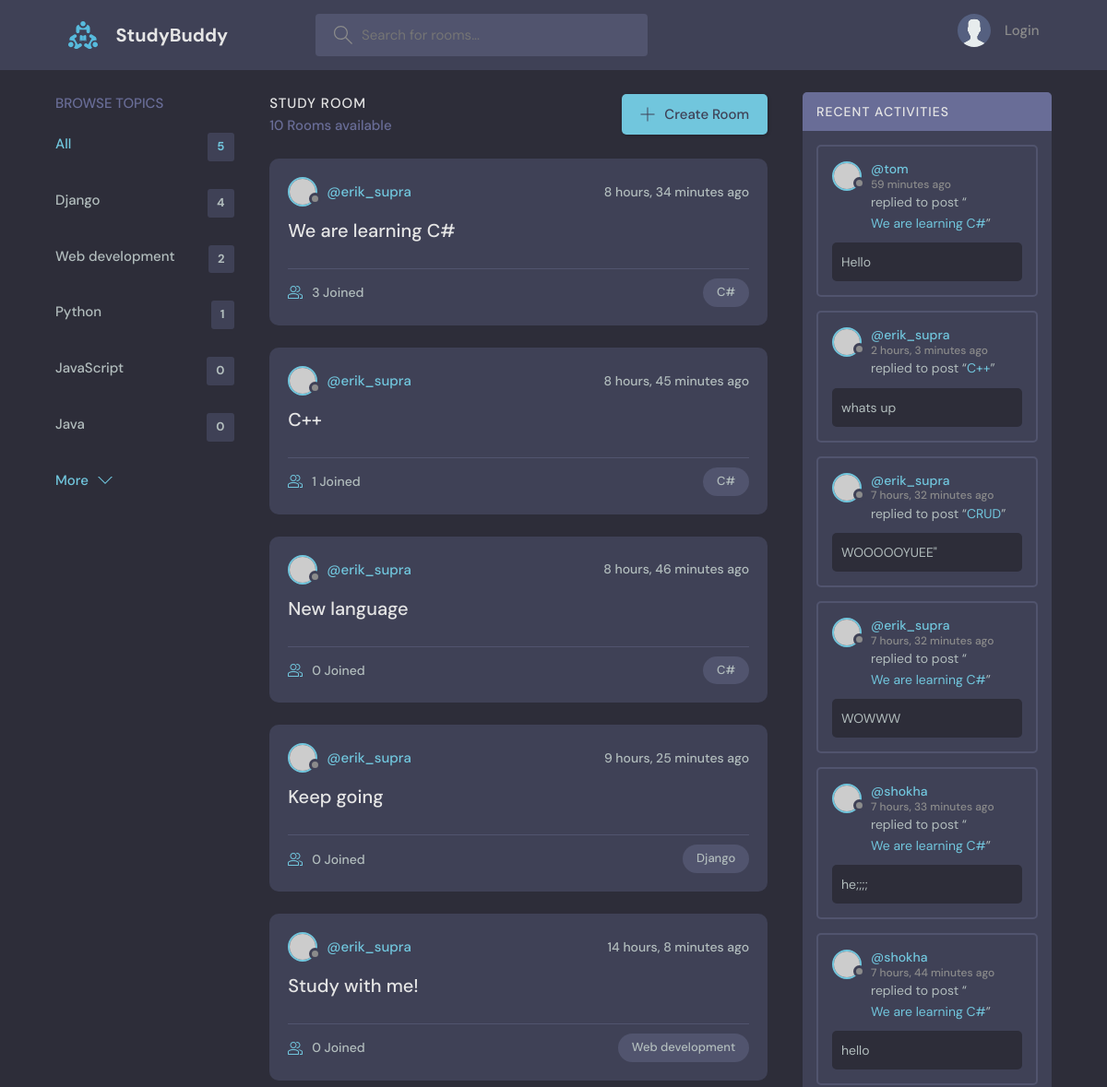
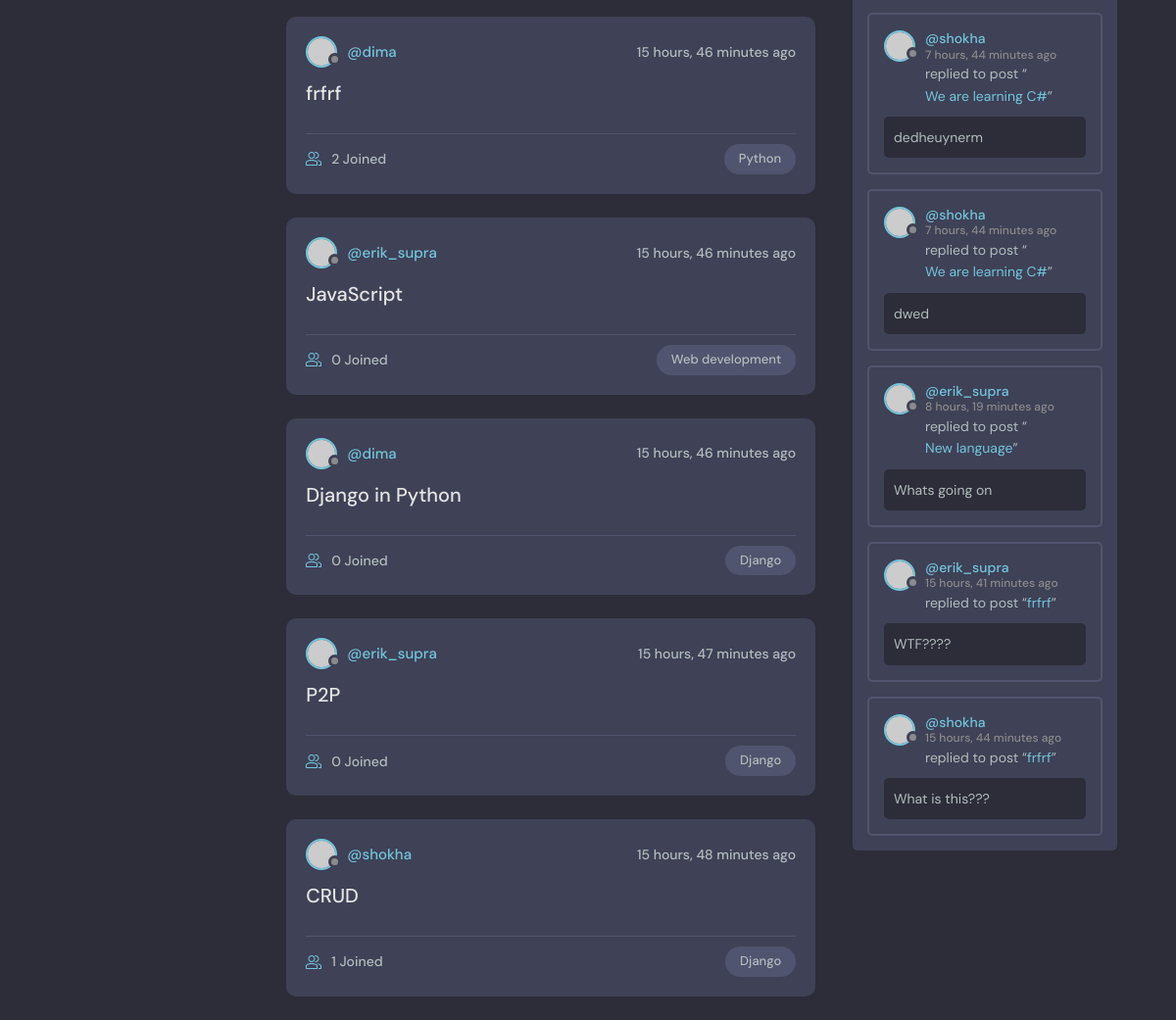
The page / on the database its author committed (2 pictures, top to bottom).
### base/models.py (models this page shows, shortened)
class Topic(models.Model):
    name = models.CharField(max_length=200)

class Room(models.Model):
    host = models.ForeignKey(User, on_delete=models.SET_NULL, null=True)
    topic = models.ForeignKey(Topic, on_delete=models.SET_NULL, null=True)
    name = models.CharField(max_length=200)
    description = models.TextField(null=True, blank=True)
    participants = models.ManyToManyField(User, related_name='participants', blank=True)
    update = models.DateTimeField(auto_now=True)
    created = models.DateTimeField(auto_now_add=True)
    class Meta:
        ordering = ['-update', '-created']
    def __str__(self) -> str:
        return self.name

class Message(models.Model):
    user = models.ForeignKey(User, on_delete=models.CASCADE)
    room = models.ForeignKey(Room, on_delete=models.CASCADE)
    body = models.TextField()
    update = models.DateTimeField(auto_now=True)
    created = models.DateTimeField(auto_now_add=True)
    class Meta:
        ordering = ['-update', '-created']

### base/views.py (the view)
# urls.py: path('', views.home, name="home"),
def home(request):
    q = request.GET.get('q') if request.GET.get('q') != None else ''
    rooms = Room.objects.filter(
        Q(topic__name__icontains=q) |
        Q(name__icontains=q) |
        Q(description__icontains=q)
        )
    topics = Topic.objects.all()[0:5]
    room_count = rooms.count()
    room_messages = Message.objects.filter(Q(room__topic__name__icontains=q))
    context = {'rooms': rooms, 'topics': topics,
               'room_count': room_count, 'room_messages': room_messages}
    return render(request, 'base/home.html', context)

### base/templates/base/home.html (shortened to what this page needs)
{% extends 'main.html' %}
{% block content %}
<main class="layout layout--3">
      <div class="container">
        {% include 'base/topics_component.html' %}
        <div class="roomList">
          <div class="roomList__header">
            <div>
              <h2>Study Room</h2>
              <p>{{room_count}}  Rooms available</p>
            </div>
            <a class="btn btn--main" href="{% url 'create-room' %}">
              <svg version="1.1" xmlns="http://www.w3.org/2000/svg" width="32" height="32" viewBox="0 0 32 32">
                <title>add</title>
                <path
                  d="M16.943 0.943h-1.885v14.115h-14.115v1.885h14.115v14.115h1.885v-14.115h14.115v-1.885h-14.115v-14.115z"
                ></path>
              </svg>
              Create Room
            </a>
          </div>
          {% include 'base/feed_component.html' %}
        </div>
        {% include 'base/activity_component.html' %}
      </div>
    </main>
{% endblock content %}

### base/templates/base/topics_component.html
<div class="topics">
    <div class="topics__header">
      <h2>Browse Topics</h2>
    </div>
    <ul class="topics__list">
      <li>
        <a href="{% url 'home' %}" class="active">All <span>{{topics.count}}</span></a>
      </li>
{% for topic in topics %}
      <li>
        <a href="{% url 'home' %}?q={{topic.name}}">{{topic.name}} <span>{{topic.room_set.all.count}}</span></a>
      </li>
{% endfor %}
    </ul>
    <a class="btn btn--link" href="{% url 'topics' %}">
      More
      <svg version="1.1" xmlns="http://www.w3.org/2000/svg" width="32" height="32" viewBox="0 0 32 32">
        <title>chevron-down</title>
        <path d="M16 21l-13-13h-3l16 16 16-16h-3l-13 13z"></path>
      </svg>
    </a>
  </div>

### base/templates/base/feed_component.html (shortened to what this page needs)
{% for room in rooms %}
<div class="roomListRoom">
    <div class="roomListRoom__header">
      <a href="{% url 'user.profile' room.host.id %}" class="roomListRoom__author">
        <div class="avatar avatar--small">
          <img src="https://randomuser.me/api/portraits/women/11.jpg" />
        </div>
        <span>@{{room.host.username}}</span>
      </a>
      <div class="roomListRoom__actions">
        <span>{{room.created|timesince}} ago</span>
      </div>
    </div>
    <div class="roomListRoom__content">
      <a href="{% url 'room' room.id %}">{{room.name}}</a>
    </div>
    <div class="roomListRoom__meta">
      <a href="{% url 'room' room.id %}" class="roomListRoom__joined">
        {{room.participants.all.count}} Joined
      </a>
      <p class="roomListRoom__topic">{{room.topic.name}}</p>
    </div>
  </div>
  {% endfor %}

### base/templates/base/activity_component.html (shortened to what this page needs)
<div class="activities">
    <div class="activities__header">
        <h2>Recent Activities</h2>
    </div>
    {% for message in room_messages %}
    <div class="activities__box">
        <div class="activities__boxHeader roomListRoom__header">
            <a href="{% url 'user.profile' message.user.id %}" class="roomListRoom__author">
                <div class="avatar avatar--small">
                    <img src="https://randomuser.me/api/portraits/women/11.jpg" />
                </div>
                <p>
                    @{{ message.user }}
                    <span>{{ message.created|timesince }} ago</span>
                </p>
            </a>
        </div>
        <div class="activities__boxContent">
            <p>replied to post “<a href="{% url 'room' message.room.id %}">{{message.room}}</a>”</p>
            <div class="activities__boxRoomContent">
                {{message.body}}
            </div>
        </div>
    </div>
{% endfor %}
</div>

### rows shown on the page
Topic: name "Django", room_set.all.count "4"
Topic: name "Web development", room_set.all.count "2"
Topic: name "Python", room_set.all.count "1"
Topic: name "JavaScript", room_set.all.count "0"
Topic: name "Java", room_set.all.count "0"
Room: host.username "erik_supra", created "8 hours, 34 minutes", name "We are learning C#", participants.all.count "3", topic.name "C#"
Room: host.username "erik_supra", created "8 hours, 45 minutes", name "C++", participants.all.count "1", topic.name "C#"
Room: host.username "erik_supra", created "8 hours, 46 minutes", name "New language", participants.all.count "0", topic.name "C#"
Room: host.username "erik_supra", created "9 hours, 25 minutes", name "Keep going", participants.all.count "0", topic.name "Django"
Room: host.username "erik_supra", created "14 hours, 8 minutes", name "Study with me!", participants.all.count "0", topic.name "Web development"
Room: host.username "dima", created "15 hours, 46 minutes", name "frfrf", participants.all.count "2", topic.name "Python"
Room: host.username "erik_supra", created "15 hours, 46 minutes", name "JavaScript", participants.all.count "0", topic.name "Web development"
Room: host.username "dima", created "15 hours, 46 minutes", name "Django in Python", participants.all.count "0", topic.name "Django"
Room: host.username "erik_supra", created "15 hours, 47 minutes", name "P2P", participants.all.count "0", topic.name "Django"
Room: host.username "shokha", created "15 hours, 48 minutes", name "CRUD", participants.all.count "1", topic.name "Django"
Message: user "tom", created "59 minutes", room "We are learning C#", body "Hello"
Message: user "erik_supra", created "2 hours, 3 minutes", room "C++", body "whats up"
Message: user "erik_supra", created "7 hours, 32 minutes", room "CRUD", body "WOOOOOYUEE\""
Message: user "erik_supra", created "7 hours, 32 minutes", room "We are learning C#", body "WOWWW"
Message: user "shokha", created "7 hours, 33 minutes", room "We are learning C#", body "he;;;;"
Message: user "shokha", created "7 hours, 44 minutes", room "We are learning C#", body "hello"
Message: user "shokha", created "7 hours, 44 minutes", room "We are learning C#", body "dedheuynerm"
Message: user "shokha", created "7 hours, 44 minutes", room "We are learning C#", body "dwed"
Message: user "erik_supra", created "8 hours, 19 minutes", room "New language", body "Whats going on"
Message: user "erik_supra", created "15 hours, 41 minutes", room "frfrf", body "WTF????"
Message: user "shokha", created "15 hours, 44 minutes", room "frfrf", body "What is this???"

### other values the page prints
{{ topics.count }} "5"
{{ room_count }} "10"
